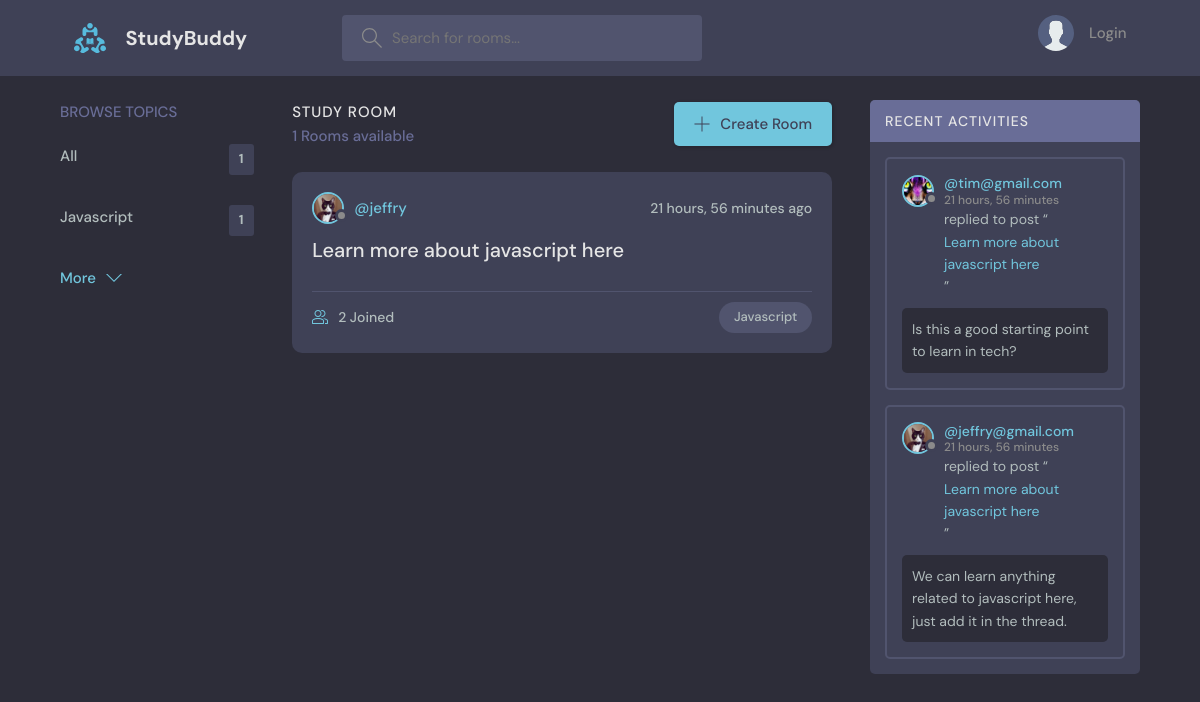
The page / on the database its author committed.
### base/models.py (models this page shows, shortened)
class Topic(models.Model):
    name = models.CharField(max_length=200)

class Room(models.Model):
    host = models.ForeignKey(User, on_delete=models.SET_NULL,null=True)
    topic = models.ForeignKey(Topic, on_delete=models.SET_NULL,null=True)
    name = models.CharField(max_length=200)
    description = models.TextField(null=True,blank=True)
    participants = models.ManyToManyField(User,related_name='participants',blank=True)
    updated = models.DateField(auto_now=True)
    created = models.DateField(auto_now_add=True)
    class Meta:
        ordering = ["name"]
    def __str__(self):
        return self.name

class User(AbstractUser):
    name = models.CharField(max_length=200, null=True)
    email= models.EmailField(unique=True, null=True)
    bio = models.TextField(null=True)
    avatar = models.ImageField(null=True,default="avatar.svg")
    USERNAME_FIELD = 'email'
    REQUIRED_FIELDS = []

class Message(models.Model):
    user = models.ForeignKey(User, on_delete=models.CASCADE)
    room = models.ForeignKey(Room, on_delete=models.CASCADE)
    body = models.TextField()
    updated = models.DateField(auto_now=True)
    created = models.DateField(auto_now_add=True)
    class Meta:
        ordering = ["-id"]

### base/views.py (the view)
# urls.py: path("",views.home, name="home"),
def home(request):
    q = request.GET.get('q') if request.GET.get('q') != None else ''
    rooms = Room.objects.filter(
        Q(topic__name__icontains=q) |
        Q(name__icontains=q) |
        Q(description__icontains=q)
        )
    room_count = rooms.count()
    topics = Topic.objects.all()
    room_messages = Message.objects.filter(
        Q(room__topic__name__icontains=q)
    )
    context = {
        'room_count'    : room_count,
        'rooms'         : rooms,
        'topics'        : topics,
        'room_messages' : room_messages,
    }
    return render(request, "base/home.html", context)

### base/templates/base/home.html (shortened to what this page needs)
{% extends 'main.html' %}
{% block MAIN_CONTENT %}
<main class="layout layout--3">
  <div class="container">
    {% include 'base/topics_component.html' %}
    <div class="roomList">
      <div class="roomList__header">
        <div>
          <h2>Study Room</h2>
          <p>{{room_count}} Rooms available</p>
        </div>
        <a class="btn btn--main" href="{% url 'create-room' %}">
          <svg version="1.1" xmlns="http://www.w3.org/2000/svg" width="32" height="32" viewBox="0 0 32 32">
            <title>add</title>
            <path
              d="M16.943 0.943h-1.885v14.115h-14.115v1.885h14.115v14.115h1.885v-14.115h14.115v-1.885h-14.115v-14.115z"
            ></path>
          </svg>
          Create Room
        </a>
      </div>
      {% include 'base/feed_component.html' %}
    </div>
      {% include 'base/activity_component.html' %}
  </div>
</main>
{% endblock MAIN_CONTENT %}

### base/templates/base/topics_component.html
<div class="topics">
    <div class="topics__header">
      <h2>Browse Topics</h2>
    </div>
    <ul class="topics__list">
      <li>
        <a href="/">All <span>{{topics.count}}</span></a>
      </li>
      {% for topic in topics %}
      {% if forloop.counter < 6 %}
        <li>
          <a href="{% url 'home' %}?q={{topic.name}}">{{topic.name}}<span>{{topic.room_set.all.count}}</span></a>
        </li>
      {% endif %}
      {% endfor %}
    </ul>
    <a class="btn btn--link" href="{% url 'topics' %}">
      More
      <svg version="1.1" xmlns="http://www.w3.org/2000/svg" width="32" height="32" viewBox="0 0 32 32">
        <title>chevron-down</title>
        <path d="M16 21l-13-13h-3l16 16 16-16h-3l-13 13z"></path>
      </svg>
    </a>
  </div>

### base/templates/base/feed_component.html (shortened to what this page needs)
{% for room in rooms %}
      <div class="roomListRoom">
        <div class="roomListRoom__header">
          <a href="{% url 'user-profile' room.host.id %}" class="roomListRoom__author">
            <div class="avatar avatar--small">
              <img src="{{room.host.avatar.url}}" />
            </div>
            <span>@{{room.host.username}}</span>
          </a>
          <div class="roomListRoom__actions">
            <span>{{room.created|timesince}} ago</span>
          </div>
        </div>
        <div class="roomListRoom__content">
          <a href="{% url 'room' room.id %}">{{room.name}}</a>
        </div>
        <div class="roomListRoom__meta">
          <a href="{% url 'room' room.id %}" class="roomListRoom__joined">
            {{room.participants.all.count}} Joined
          </a>
          <p class="roomListRoom__topic">{{room.topic.name}}</p>
        </div>
      </div>
      {% endfor %}

### base/templates/base/activity_component.html (shortened to what this page needs)
<div class="activities">
  <div class="activities__header">
    <h2>Recent Activities</h2>
  </div>
{% for room_message in room_messages %}
<div class="activities__box">
  <div class="activities__boxHeader roomListRoom__header">
    <a href="{% url 'user-profile' room_message.user.id %}" class="roomListRoom__author">
      <div class="avatar avatar--small">
        <img src="{{room_message.user.avatar.url}}" />
      </div>
      <p>
        @{{room_message.user}}
        <span>{{room_message.created|timesince}}</span>
      </p>
    </a>
  </div>
  <div class="activities__boxContent">
    <p>replied to post “<a href="{% url 'room' room_message.room.id %}">{{room_message.room}}</a>”</p>
    <div class="activities__boxRoomContent">
      {{room_message.body}}
    </div>
  </div>
</div>
{% endfor %}
  </div>

### rows shown on the page
Topic: name "Javascript", room_set.all.count "1"
Room: host.avatar (picture), host.username "jeffry", created "21 hours, 56 minutes", name "Learn more about javascript here", participants.all.count "2", topic.name "Javascript"
Message: user.avatar (picture), user "tim@gmail.com", created "21 hours, 56 minutes", room "Learn more about javascript here", body "Is this a good starting point to learn in tech?"
Message: user.avatar (picture), user "jeffry@gmail.com", created "21 hours, 56 minutes", room "Learn more about javascript here", body "We can learn anything related to javascript here, just add it in the thread."

### other values the page prints
{{ topics.count }} "1"
{{ room_count }} "1"
